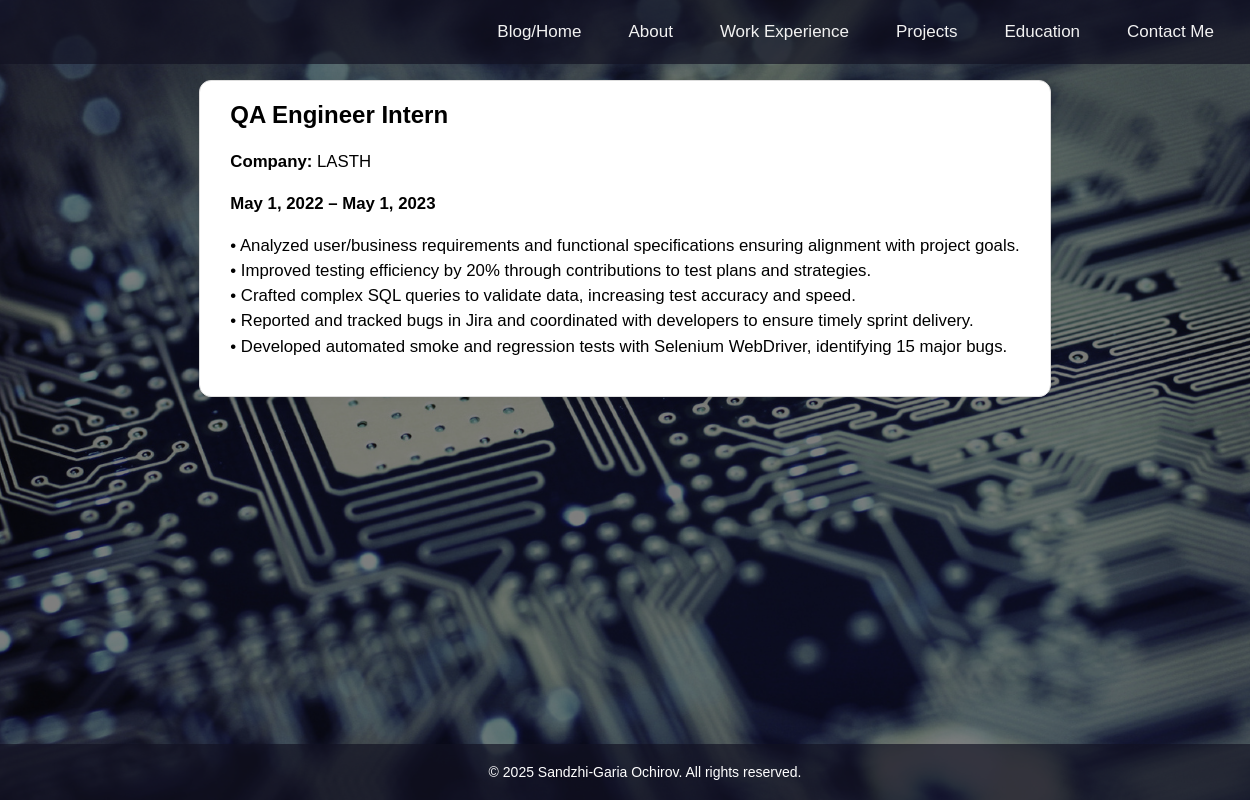
Page /workExperience/ on the committed database.
### portfolio/models.py (models this page shows, shortened)
class WorkExperience(models.Model):
    title = models.CharField(max_length=200)
    company_name = models.CharField(max_length=200, default="Unknown Company")
    description = models.TextField()
    link = models.URLField(blank=True, null=True)
    start_date = models.DateField()
    end_date = models.DateField(blank=True, null=True)

### portfolio/views.py (the view)
# urls.py: path('workExperience/', workExperience, name='workExperience'),
def workExperience(request):
    work = WorkExperience.objects.all()
    return render(request, 'portfolio/workExperience.html', {'work': work})

### portfolio/templates/portfolio/workExperience.html (shortened to what this page needs)
{% extends 'portfolio/base.html' %}
{% block content %}
<div class="experience-container">
  {% for work in work %}
    <div class="experience-card">
      <h2>{{ work.title }}</h2>
      <p><strong>Company:</strong> {{ work.company_name }}</p>
      <p><strong>{{ work.start_date }}{% if work.end_date %} – {{ work.end_date }}{% else %} – Present{% endif %}</strong></p>
      <p>{{ work.description|linebreaks }}</p>
    </div>
  {% empty %}
    <p>No work experience entries found.</p>
  {% endfor %}
</div>
{% endblock %}

### portfolio/templates/portfolio/base.html (style rules this page uses)
html, body { height: 100%; margin: 0; display: flex; flex-direction: column; }
body::before { content: ""; position: fixed; top: 0; left: 0; height: 100%; width: 100%; background-color: rgba(0, 0, 0, 0.5); z-index: -1; }
body { font-family: Arial, sans-serif; box-sizing: border-box; overflow-x: hidden; padding-top: 60px; background-image: url("/media/profile_images/schema3.jpg"); background-size: cover; background-position: center; background-attachment: fixed; position: relative; z-index: 0; }

### portfolio/templates/portfolio/workExperience.html (style rules this page uses)
.experience-container { max-width:900px; margin: 0 auto; display: flex; flex-direction: column; gap: 20px; }
.experience-card { background: #fff; border: 1px solid #ddd; border-radius: 12px; padding: 20px 30px; box-shadow: 0 0 12px rgba(0,0,0,0.05); }
.experience-card h2 { margin-top: 0; font-size: 1.5em; }
.experience-card p { line-height: 1.5; font-size: 1.05em; }

### rows in the picture
WorkExperience: title "QA Engineer Intern", company_name "LASTH", start_date "May 1, 2022", end_date "May 1, 2023", description "• Analyzed user/business requirements and functional specifications ensuring alignment with project goals. • Improved testing efficiency by 20% through contributions to test plans and strategies. • Crafted complex SQL queries to validate data, increasing test accuracy and speed. • Reported and tracked bugs in Jira and coordinated with developers to ensure timely sprint delivery. • Developed automated smoke and regression tests with Selenium WebDriver, identifying 15 major bugs."
